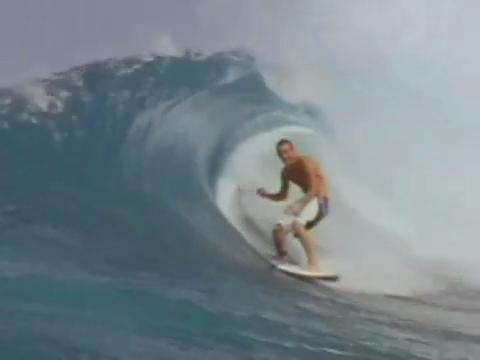
%> input picture source_image/start.jpg, 480 x 360 px
$ octave Temporal_consistency.m   (GNU Octave 9; MATLAB toolbox functions it lacks are replaced by stand-ins)
%> lines starting %> are read from the running program, lines starting %| are printed output that depends on the picture
### fourier_transform.m
function [result] = fourier_transform(patch, M, N)
%   FOURIER_TRANSFORM for total patch
%   M = w, N = h

w_m = (-2*pi)/M;
w_n = (-2*pi)/N;

% for loop for m : M by M Matrix
W_m = ones(M, M);
for m = 2 : M
    for u = 2 : M
        W_m(m, u) = complex(cos(w_m*(m-1)*(u-1)), sin(w_m*(m-1)*(u-1)));
        %W_m(m,u) = exp((w_m*1i*(m-1)*(u-1))*(m-1)*(u-1));
    end
end

% for loop for n : N by N Matrix
W_n = ones(N, N);
for n = 2 : N
    for v = 2 : N
        W_n(n, v) = complex(cos(w_n*(n-1)*(v-1)), sin(w_n*(n-1)*(v-1)));
        %W_n(n,v) = exp((w_n*1i*(n-1)*(v-1))*(n-1)*(v-1));
    end
end


% Making final fourier transform: Multiplication
% Result is F itself
patch = double(patch);
% patch is always real value
% Hence, multiplication should be done like this:
%result = W_n*patch;
%result = result*W_m;
result = complex(real(W_n)*real(patch), imag(W_n)*real(patch));
result = complex((real(result)*real(W_m)-imag(result)*imag(W_m)), (real(result)*imag(W_m)+imag(result)*real(W_m)));
end

### Temporal_consistency.m
%-------------------------------------------------------------------------%
% This uses temporal consistency when doing correlation
% Get the prior code from main.m

f1 = figure;
f2 = figure;
f3 = figure;

startimg = imread('C:\Users\HyunKang\Documents\MATLAB\source_image\start.jpg');
%> startimg is the input picture: size 360x480x3 uint8; mean R, G, B 119.7, 132.7, 139.4
startgray = rgb2gray(startimg);
xtart = 272;
ytart = 138;
w = 50;
h = 50;
face = imcrop(startgray, [xtart ytart w-1 h-1]);    % Make image Gray
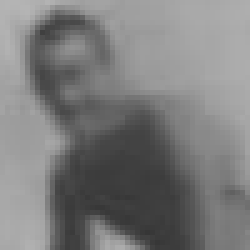
%> face: size 50x50 uint8 (shown 5 times larger); min 54, max 180, mean 123.9
result = fourier_transform(face, w, h);

figure(f1);
subplot(2, 2, 1), imshow(startgray);
hold on
rectangle('Position',[xtart,ytart,w,h], 'LineWidth',1 ,'LineStyle','--')
title("Starting Position, hold on...")
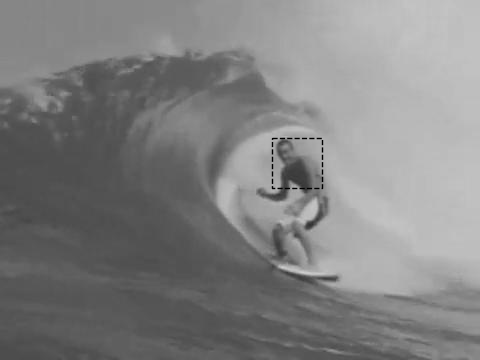
%> figure redrawn from the program's plot data; its title reads 'Starting Position, hold on...'

%-------------------------------------------------------------------------%
% Correlation Image read

img10 = imread('C:\Users\HyunKang\Documents\MATLAB\source_image\0010.jpg');
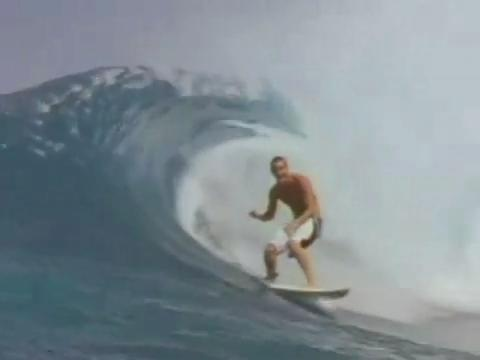
%> input picture source_image/0010.jpg, 480 x 360 px
%> img10 is the input picture: size 360x480x3 uint8; mean R, G, B 129.5, 141.2, 147.8
img10gray = rgb2gray(img10);

img20 = imread('C:\Users\HyunKang\Documents\MATLAB\source_image\0020.jpg');
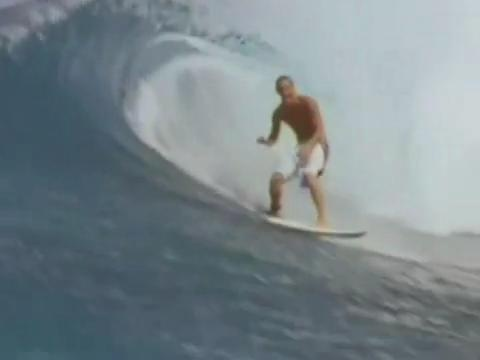
%> input picture source_image/0020.jpg, 480 x 360 px
%> img20 is the input picture: size 360x480x3 uint8; mean R, G, B 121.2, 133.9, 139.2
img20gray = rgb2gray(img20);

img30 = imread('C:\Users\HyunKang\Documents\MATLAB\source_image\0030.jpg');
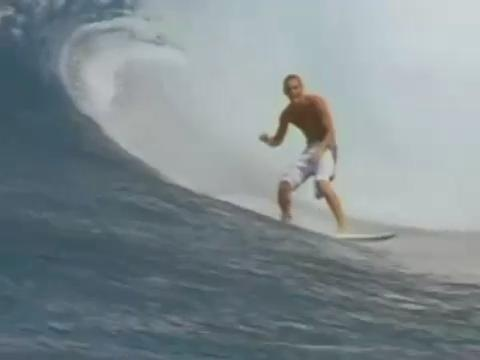
%> input picture source_image/0030.jpg, 480 x 360 px
%> img30 is the input picture: size 360x480x3 uint8; mean R, G, B 128.1, 139.5, 143.9
img30gray = rgb2gray(img30);

img40 = imread('C:\Users\HyunKang\Documents\MATLAB\source_image\0040.jpg');
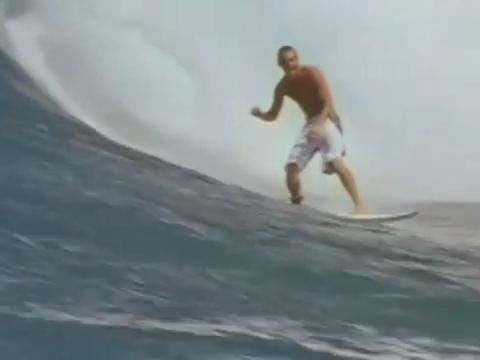
%> input picture source_image/0040.jpg, 480 x 360 px
%> img40 is the input picture: size 360x480x3 uint8; mean R, G, B 130.6, 141, 143.8
img40gray = rgb2gray(img40);

img50 = imread('C:\Users\HyunKang\Documents\MATLAB\source_image\0050.jpg');
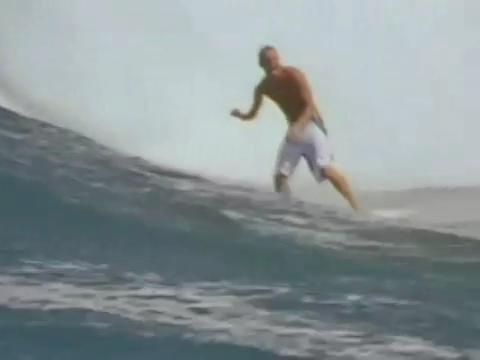
%> input picture source_image/0050.jpg, 480 x 360 px
%> img50 is the input picture: size 360x480x3 uint8; mean R, G, B 139.2, 149.6, 151.7
img50gray = rgb2gray(img50);

%> (the run ends here)
